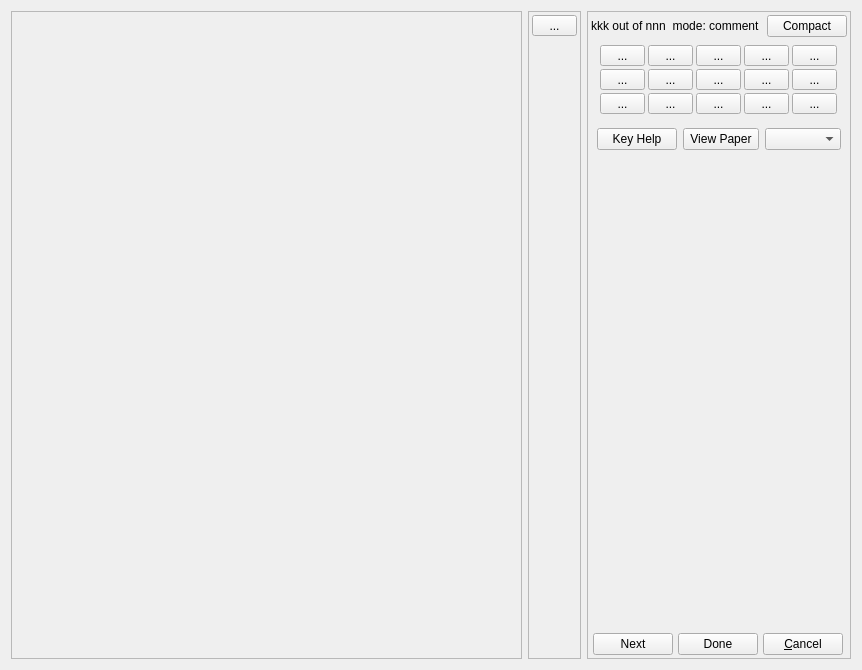
<?xml version="1.0" encoding="UTF-8"?>
<ui version="4.0">
 <class>annotator_lhm</class>
 <widget class="QWidget" name="annotator_lhm">
  <property name="windowModality">
   <enum>Qt::WindowModal</enum>
  </property>
  <property name="geometry">
   <rect>
    <x>0</x>
    <y>0</y>
    <width>862</width>
    <height>670</height>
   </rect>
  </property>
  <property name="windowTitle">
   <string>Annotate paper</string>
  </property>
  <layout class="QGridLayout" name="gridLayout">
   <item row="0" column="2" rowspan="5">
    <widget class="QFrame" name="hideableBox">
     <property name="frameShape">
      <enum>QFrame::StyledPanel</enum>
     </property>
     <property name="frameShadow">
      <enum>QFrame::Raised</enum>
     </property>
     <layout class="QVBoxLayout" name="verticalLayout" stretch="0,0,0,0,0,0">
      <property name="spacing">
       <number>2</number>
      </property>
      <property name="leftMargin">
       <number>0</number>
      </property>
      <property name="topMargin">
       <number>0</number>
      </property>
      <property name="rightMargin">
       <number>0</number>
      </property>
      <property name="bottomMargin">
       <number>0</number>
      </property>
      <item>
       <widget class="QFrame" name="frame_3">
        <property name="sizePolicy">
         <sizepolicy hsizetype="Minimum" vsizetype="Minimum">
          <horstretch>0</horstretch>
          <verstretch>0</verstretch>
         </sizepolicy>
        </property>
        <property name="frameShape">
         <enum>QFrame::NoFrame</enum>
        </property>
        <property name="frameShadow">
         <enum>QFrame::Plain</enum>
        </property>
        <layout class="QHBoxLayout" name="modeLayout" stretch="0,1,0">
         <property name="spacing">
          <number>6</number>
         </property>
         <property name="leftMargin">
          <number>3</number>
         </property>
         <property name="topMargin">
          <number>3</number>
         </property>
         <property name="rightMargin">
          <number>3</number>
         </property>
         <property name="bottomMargin">
          <number>3</number>
         </property>
         <item alignment="Qt::AlignLeft">
          <widget class="QLabel" name="markLabel">
           <property name="sizePolicy">
            <sizepolicy hsizetype="Fixed" vsizetype="Preferred">
             <horstretch>0</horstretch>
             <verstretch>0</verstretch>
            </sizepolicy>
           </property>
           <property name="text">
            <string>kkk out of nnn</string>
           </property>
          </widget>
         </item>
         <item alignment="Qt::AlignHCenter">
          <widget class="QLabel" name="modeLabel">
           <property name="sizePolicy">
            <sizepolicy hsizetype="MinimumExpanding" vsizetype="Preferred">
             <horstretch>1</horstretch>
             <verstretch>0</verstretch>
            </sizepolicy>
           </property>
           <property name="minimumSize">
            <size>
             <width>0</width>
             <height>0</height>
            </size>
           </property>
           <property name="text">
            <string>mode: comment</string>
           </property>
           <property name="alignment">
            <set>Qt::AlignCenter</set>
           </property>
          </widget>
         </item>
         <item alignment="Qt::AlignRight">
          <widget class="QPushButton" name="hideButton">
           <property name="sizePolicy">
            <sizepolicy hsizetype="Fixed" vsizetype="Fixed">
             <horstretch>1</horstretch>
             <verstretch>0</verstretch>
            </sizepolicy>
           </property>
           <property name="text">
            <string>Compact</string>
           </property>
          </widget>
         </item>
        </layout>
       </widget>
      </item>
      <item alignment="Qt::AlignHCenter">
       <widget class="QFrame" name="frame">
        <property name="sizePolicy">
         <sizepolicy hsizetype="Fixed" vsizetype="Fixed">
          <horstretch>0</horstretch>
          <verstretch>0</verstretch>
         </sizepolicy>
        </property>
        <layout class="QGridLayout" name="toolLayout">
         <property name="leftMargin">
          <number>3</number>
         </property>
         <property name="topMargin">
          <number>3</number>
         </property>
         <property name="rightMargin">
          <number>3</number>
         </property>
         <property name="bottomMargin">
          <number>3</number>
         </property>
         <property name="spacing">
          <number>3</number>
         </property>
         <item row="2" column="4">
          <widget class="QToolButton" name="tickButton">
           <property name="minimumSize">
            <size>
             <width>45</width>
             <height>0</height>
            </size>
           </property>
           <property name="toolTip">
            <string>press d</string>
           </property>
           <property name="toolTipDuration">
            <number>-1</number>
           </property>
           <property name="text">
            <string>...</string>
           </property>
          </widget>
         </item>
         <item row="0" column="5">
          <widget class="QToolButton" name="redoButton">
           <property name="minimumSize">
            <size>
             <width>45</width>
             <height>0</height>
            </size>
           </property>
           <property name="toolTip">
            <string>press w</string>
           </property>
           <property name="text">
            <string>...</string>
           </property>
          </widget>
         </item>
         <item row="0" column="3">
          <widget class="QToolButton" name="commentUpButton">
           <property name="minimumSize">
            <size>
             <width>45</width>
             <height>0</height>
            </size>
           </property>
           <property name="toolTip">
            <string>press r</string>
           </property>
           <property name="toolTipDuration">
            <number>-1</number>
           </property>
           <property name="text">
            <string>...</string>
           </property>
          </widget>
         </item>
         <item row="3" column="5">
          <widget class="QToolButton" name="deleteButton">
           <property name="minimumSize">
            <size>
             <width>45</width>
             <height>0</height>
            </size>
           </property>
           <property name="toolTip">
            <string>press x</string>
           </property>
           <property name="text">
            <string>...</string>
           </property>
          </widget>
         </item>
         <item row="3" column="4">
          <widget class="QToolButton" name="boxButton">
           <property name="minimumSize">
            <size>
             <width>45</width>
             <height>0</height>
            </size>
           </property>
           <property name="toolTip">
            <string>press c</string>
           </property>
           <property name="text">
            <string>...</string>
           </property>
          </widget>
         </item>
         <item row="2" column="3">
          <widget class="QToolButton" name="commentButton">
           <property name="minimumSize">
            <size>
             <width>45</width>
             <height>0</height>
            </size>
           </property>
           <property name="toolTip">
            <string>press f</string>
           </property>
           <property name="toolTipDuration">
            <number>-1</number>
           </property>
           <property name="text">
            <string>...</string>
           </property>
          </widget>
         </item>
         <item row="0" column="2">
          <widget class="QToolButton" name="penButton">
           <property name="minimumSize">
            <size>
             <width>45</width>
             <height>0</height>
            </size>
           </property>
           <property name="toolTip">
            <string>press t</string>
           </property>
           <property name="text">
            <string>...</string>
           </property>
          </widget>
         </item>
         <item row="3" column="2">
          <widget class="QToolButton" name="lineButton">
           <property name="minimumSize">
            <size>
             <width>45</width>
             <height>0</height>
            </size>
           </property>
           <property name="toolTip">
            <string>press b</string>
           </property>
           <property name="text">
            <string>...</string>
           </property>
          </widget>
         </item>
         <item row="2" column="6">
          <widget class="QToolButton" name="zoomButton">
           <property name="minimumSize">
            <size>
             <width>45</width>
             <height>0</height>
            </size>
           </property>
           <property name="toolTip">
            <string>press a</string>
           </property>
           <property name="text">
            <string>...</string>
           </property>
          </widget>
         </item>
         <item row="2" column="5">
          <widget class="QToolButton" name="undoButton">
           <property name="minimumSize">
            <size>
             <width>45</width>
             <height>0</height>
            </size>
           </property>
           <property name="toolTip">
            <string>press s</string>
           </property>
           <property name="text">
            <string>...</string>
           </property>
          </widget>
         </item>
         <item row="0" column="4">
          <widget class="QToolButton" name="crossButton">
           <property name="minimumSize">
            <size>
             <width>45</width>
             <height>0</height>
            </size>
           </property>
           <property name="toolTip">
            <string>press e</string>
           </property>
           <property name="text">
            <string>...</string>
           </property>
          </widget>
         </item>
         <item row="0" column="6">
          <widget class="QToolButton" name="panButton">
           <property name="minimumSize">
            <size>
             <width>45</width>
             <height>0</height>
            </size>
           </property>
           <property name="toolTip">
            <string>press q</string>
           </property>
           <property name="text">
            <string>...</string>
           </property>
          </widget>
         </item>
         <item row="3" column="3">
          <widget class="QToolButton" name="commentDownButton">
           <property name="minimumSize">
            <size>
             <width>45</width>
             <height>0</height>
            </size>
           </property>
           <property name="toolTip">
            <string>press v</string>
           </property>
           <property name="toolTipDuration">
            <number>-1</number>
           </property>
           <property name="text">
            <string>...</string>
           </property>
          </widget>
         </item>
         <item row="3" column="6">
          <widget class="QToolButton" name="moveButton">
           <property name="minimumSize">
            <size>
             <width>45</width>
             <height>0</height>
            </size>
           </property>
           <property name="toolTip">
            <string>press z</string>
           </property>
           <property name="text">
            <string>...</string>
           </property>
          </widget>
         </item>
         <item row="2" column="2">
          <widget class="QToolButton" name="textButton">
           <property name="minimumSize">
            <size>
             <width>45</width>
             <height>0</height>
            </size>
           </property>
           <property name="toolTip">
            <string>press g</string>
           </property>
           <property name="text">
            <string>...</string>
           </property>
          </widget>
         </item>
        </layout>
       </widget>
      </item>
      <item>
       <widget class="QFrame" name="frame_4">
        <property name="frameShape">
         <enum>QFrame::NoFrame</enum>
        </property>
        <property name="frameShadow">
         <enum>QFrame::Raised</enum>
        </property>
        <layout class="QHBoxLayout" name="buttonsLayout">
         <item>
          <widget class="QPushButton" name="keyHelpButton">
           <property name="sizePolicy">
            <sizepolicy hsizetype="Minimum" vsizetype="Fixed">
             <horstretch>1</horstretch>
             <verstretch>0</verstretch>
            </sizepolicy>
           </property>
           <property name="text">
            <string>Key Help</string>
           </property>
          </widget>
         </item>
         <item>
          <widget class="QPushButton" name="viewButton">
           <property name="sizePolicy">
            <sizepolicy hsizetype="Fixed" vsizetype="Fixed">
             <horstretch>1</horstretch>
             <verstretch>0</verstretch>
            </sizepolicy>
           </property>
           <property name="minimumSize">
            <size>
             <width>45</width>
             <height>0</height>
            </size>
           </property>
           <property name="maximumSize">
            <size>
             <width>16777215</width>
             <height>16777215</height>
            </size>
           </property>
           <property name="text">
            <string>View Paper</string>
           </property>
          </widget>
         </item>
         <item>
          <widget class="QComboBox" name="zoomCB">
           <property name="sizePolicy">
            <sizepolicy hsizetype="Preferred" vsizetype="Fixed">
             <horstretch>1</horstretch>
             <verstretch>0</verstretch>
            </sizepolicy>
           </property>
          </widget>
         </item>
        </layout>
       </widget>
      </item>
      <item>
       <widget class="QFrame" name="markBox">
        <property name="sizePolicy">
         <sizepolicy hsizetype="Minimum" vsizetype="Preferred">
          <horstretch>0</horstretch>
          <verstretch>0</verstretch>
         </sizepolicy>
        </property>
        <layout class="QGridLayout" name="markGrid">
         <property name="leftMargin">
          <number>3</number>
         </property>
         <property name="topMargin">
          <number>3</number>
         </property>
         <property name="rightMargin">
          <number>3</number>
         </property>
         <property name="bottomMargin">
          <number>3</number>
         </property>
         <property name="spacing">
          <number>3</number>
         </property>
        </layout>
       </widget>
      </item>
      <item>
       <widget class="QFrame" name="frame_3">
        <property name="sizePolicy">
         <sizepolicy hsizetype="Preferred" vsizetype="Expanding">
          <horstretch>0</horstretch>
          <verstretch>2</verstretch>
         </sizepolicy>
        </property>
        <layout class="QGridLayout" name="commentGrid">
         <property name="leftMargin">
          <number>3</number>
         </property>
         <property name="topMargin">
          <number>3</number>
         </property>
         <property name="rightMargin">
          <number>3</number>
         </property>
         <property name="bottomMargin">
          <number>3</number>
         </property>
         <property name="spacing">
          <number>3</number>
         </property>
        </layout>
       </widget>
      </item>
      <item>
       <widget class="QFrame" name="frame_2">
        <property name="frameShape">
         <enum>QFrame::NoFrame</enum>
        </property>
        <property name="frameShadow">
         <enum>QFrame::Plain</enum>
        </property>
        <layout class="QHBoxLayout" name="ebLayout">
         <property name="spacing">
          <number>3</number>
         </property>
         <property name="leftMargin">
          <number>3</number>
         </property>
         <property name="topMargin">
          <number>3</number>
         </property>
         <property name="rightMargin">
          <number>3</number>
         </property>
         <property name="bottomMargin">
          <number>3</number>
         </property>
         <item>
          <widget class="QPushButton" name="finishedButton">
           <property name="sizePolicy">
            <sizepolicy hsizetype="Fixed" vsizetype="Fixed">
             <horstretch>0</horstretch>
             <verstretch>0</verstretch>
            </sizepolicy>
           </property>
           <property name="toolTip">
            <string>Save and move to the next paper</string>
           </property>
           <property name="whatsThis">
            <string/>
           </property>
           <property name="text">
            <string>Next</string>
           </property>
          </widget>
         </item>
         <item>
          <widget class="QPushButton" name="finishNoRelaunchButton">
           <property name="sizePolicy">
            <sizepolicy hsizetype="Fixed" vsizetype="Fixed">
             <horstretch>0</horstretch>
             <verstretch>0</verstretch>
            </sizepolicy>
           </property>
           <property name="toolTip">
            <string>Save and return to marker window</string>
           </property>
           <property name="text">
            <string>Done</string>
           </property>
          </widget>
         </item>
         <item>
          <widget class="QPushButton" name="cancelButton">
           <property name="sizePolicy">
            <sizepolicy hsizetype="Fixed" vsizetype="Fixed">
             <horstretch>0</horstretch>
             <verstretch>0</verstretch>
            </sizepolicy>
           </property>
           <property name="toolTip">
            <string>Cancel the current annotations and return to marker window</string>
           </property>
           <property name="text">
            <string>&amp;Cancel</string>
           </property>
          </widget>
         </item>
        </layout>
       </widget>
      </item>
     </layout>
    </widget>
   </item>
   <item row="0" column="0" rowspan="5">
    <widget class="QFrame" name="pageFrame">
     <property name="sizePolicy">
      <sizepolicy hsizetype="Preferred" vsizetype="Preferred">
       <horstretch>2</horstretch>
       <verstretch>0</verstretch>
      </sizepolicy>
     </property>
     <property name="frameShape">
      <enum>QFrame::StyledPanel</enum>
     </property>
     <property name="frameShadow">
      <enum>QFrame::Raised</enum>
     </property>
     <layout class="QGridLayout" name="pageFrameGrid">
      <property name="leftMargin">
       <number>3</number>
      </property>
      <property name="topMargin">
       <number>3</number>
      </property>
      <property name="rightMargin">
       <number>3</number>
      </property>
      <property name="bottomMargin">
       <number>3</number>
      </property>
     </layout>
    </widget>
   </item>
   <item row="0" column="1" rowspan="5">
    <widget class="QFrame" name="revealBox0">
     <property name="frameShape">
      <enum>QFrame::StyledPanel</enum>
     </property>
     <property name="frameShadow">
      <enum>QFrame::Raised</enum>
     </property>
     <layout class="QVBoxLayout" name="verticalLayout_2">
      <property name="spacing">
       <number>0</number>
      </property>
      <property name="leftMargin">
       <number>0</number>
      </property>
      <property name="topMargin">
       <number>0</number>
      </property>
      <property name="rightMargin">
       <number>0</number>
      </property>
      <property name="bottomMargin">
       <number>0</number>
      </property>
      <item alignment="Qt::AlignTop">
       <widget class="QFrame" name="revealBox1">
        <property name="sizePolicy">
         <sizepolicy hsizetype="Preferred" vsizetype="Minimum">
          <horstretch>0</horstretch>
          <verstretch>0</verstretch>
         </sizepolicy>
        </property>
        <property name="frameShape">
         <enum>QFrame::NoFrame</enum>
        </property>
        <property name="frameShadow">
         <enum>QFrame::Raised</enum>
        </property>
        <layout class="QGridLayout" name="revealLayout">
         <property name="leftMargin">
          <number>3</number>
         </property>
         <property name="topMargin">
          <number>3</number>
         </property>
         <property name="rightMargin">
          <number>3</number>
         </property>
         <property name="bottomMargin">
          <number>3</number>
         </property>
         <property name="spacing">
          <number>3</number>
         </property>
         <item row="1" column="0">
          <widget class="QToolButton" name="deltaButton">
           <property name="sizePolicy">
            <sizepolicy hsizetype="Fixed" vsizetype="Fixed">
             <horstretch>0</horstretch>
             <verstretch>0</verstretch>
            </sizepolicy>
           </property>
           <property name="minimumSize">
            <size>
             <width>45</width>
             <height>0</height>
            </size>
           </property>
           <property name="text">
            <string>...</string>
           </property>
          </widget>
         </item>
        </layout>
       </widget>
      </item>
      <item alignment="Qt::AlignHCenter|Qt::AlignBottom">
       <widget class="QFrame" name="revealBox2">
        <property name="sizePolicy">
         <sizepolicy hsizetype="Preferred" vsizetype="Minimum">
          <horstretch>0</horstretch>
          <verstretch>0</verstretch>
         </sizepolicy>
        </property>
        <property name="frameShape">
         <enum>QFrame::NoFrame</enum>
        </property>
        <property name="frameShadow">
         <enum>QFrame::Raised</enum>
        </property>
        <layout class="QVBoxLayout" name="revealLayout2">
         <property name="spacing">
          <number>3</number>
         </property>
         <property name="leftMargin">
          <number>3</number>
         </property>
         <property name="topMargin">
          <number>3</number>
         </property>
         <property name="rightMargin">
          <number>3</number>
         </property>
         <property name="bottomMargin">
          <number>3</number>
         </property>
        </layout>
       </widget>
      </item>
     </layout>
    </widget>
   </item>
  </layout>
 </widget>
 <tabstops>
  <tabstop>finishedButton</tabstop>
  <tabstop>cancelButton</tabstop>
 </tabstops>
 <resources/>
 <connections/>
</ui>
